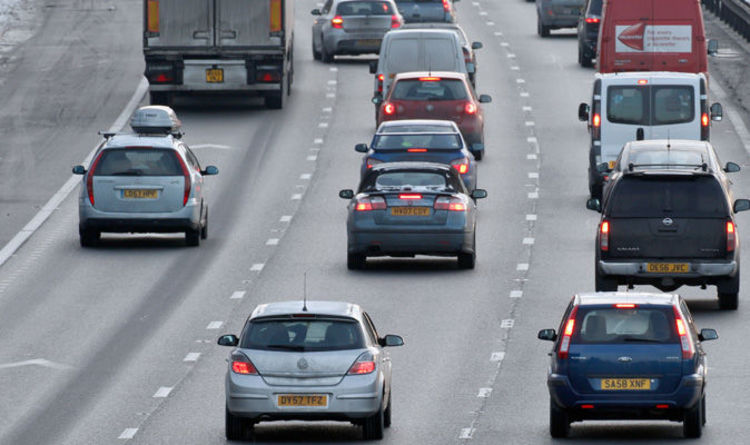
#> input picture cars.png, 750 x 445 px
$ python car_rec.py
#> lines starting #> are read from the running program, lines starting #| are printed output that depends on the picture; after the words box and inside, x2 and y2 are one past the last pixel; in counts of white or black regions, pixels touching at a corner belong together
import cv2

trained_car_data = cv2.CascadeClassifier('Car_detector.xml')
webcam = cv2.imread('cars.png')
#> webcam is the input picture: shape (445, 750, 3); mean B, G, R 134.8, 126.7, 123

grayscaled_img = cv2.cvtColor(webcam, cv2.COLOR_BGR2GRAY)
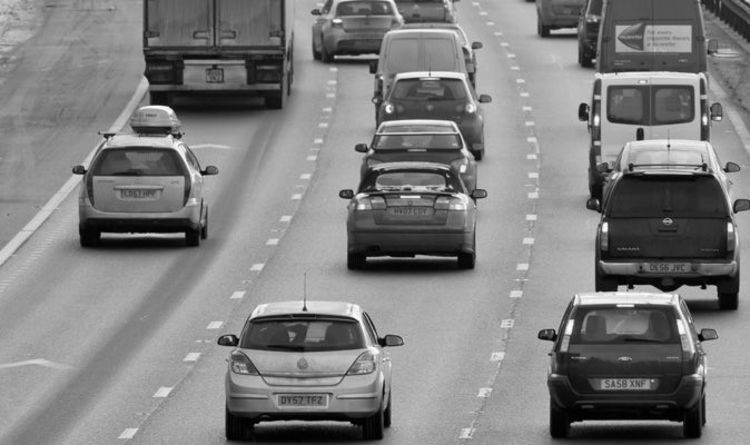
#> grayscaled_img: shape (445, 750); min 0, max 255, mean 126.5

#successful_frame_read, frame = webcam.read()
car_Coordinates = trained_car_data.detectMultiScale(grayscaled_img)
#> car_Coordinates = [[124, 91, 61, 61], [601, 306, 54, 54], [302, 123, 214, 214], [37, 100, 208, 208]]
print(car_Coordinates)
#| [[124  91  61  61]
#|  [601 306  54  54]
#|  [302 123 214 214]
#|  [ 37 100 208 208]]

for (x, y, w, h) in car_Coordinates:
    cv2.rectangle(webcam, (x, y), (x+w, y+h), (0, 255, 0), 2)
#> this loop made 4 passes
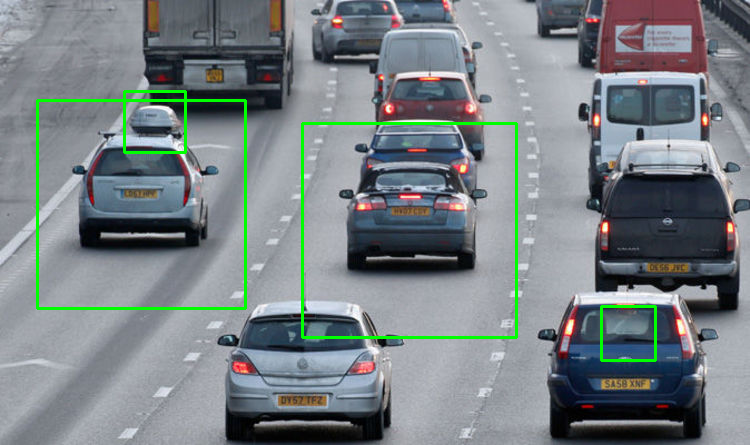
#> webcam: shape (445, 750, 3); 1.92% of pixels changed, all inside (x1, y1, x2, y2) = (36, 90, 657, 362)
cv2.imshow('car detector', webcam)
cv2.waitKey()
print('compkete')

$ run again, with ACADEMY.png copied over cars.png
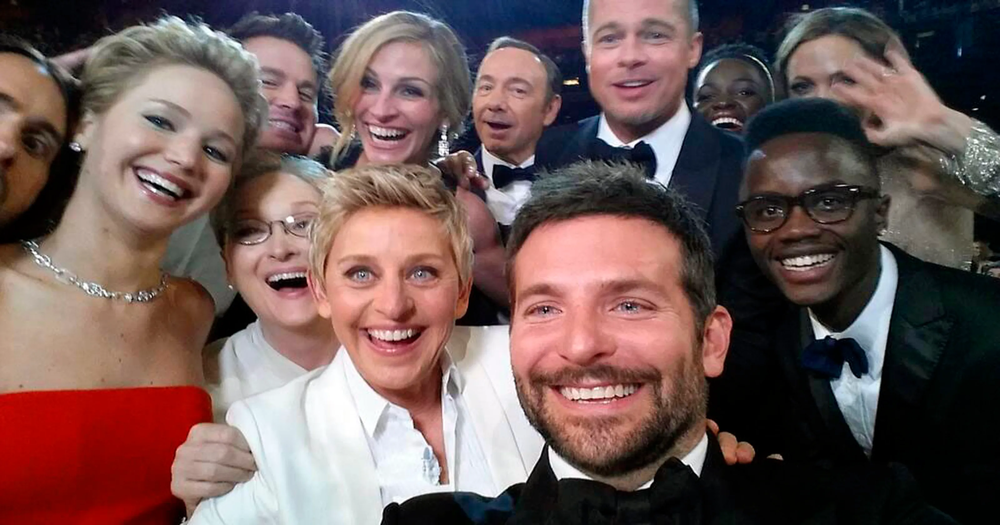
#> input picture ACADEMY.png, 1000 x 525 px, shrunk from 3200 x 1680 before the run
#> webcam is the input picture: shape (525, 1000, 3); mean B, G, R 86.2, 88.2, 110.4
#> `grayscaled_img = cv2.cvtColor(webcam, cv2.COLOR_BGR2GRAY)`:
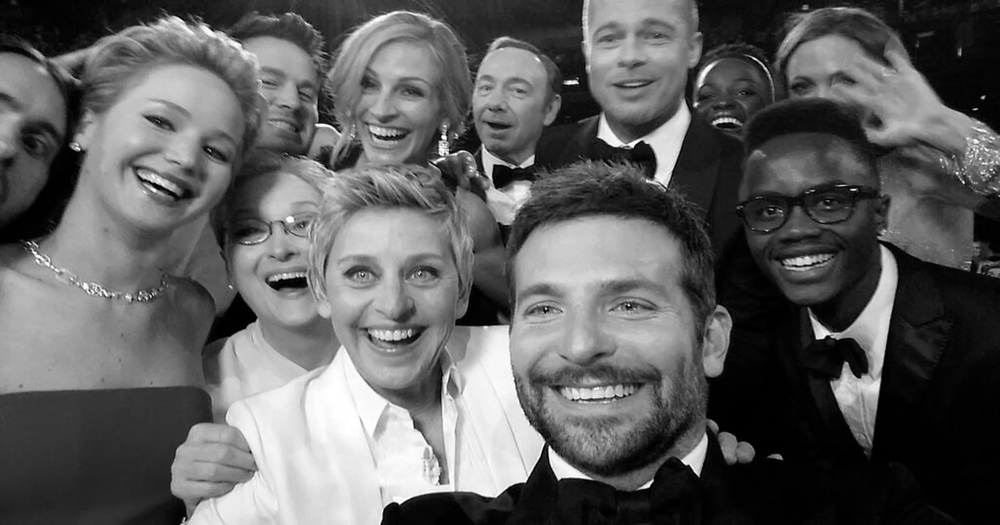
#> grayscaled_img: shape (525, 1000); min 0, max 255, mean 94.6
#> car_Coordinates = [[612, 272, 56, 56], [256, 244, 66, 66]]
#| [[612 272  56  56]
#|  [256 244  66  66]]
#> the loop `for (x, y, w, h) in car_Coordinates:` made 2 passes
#> after the loop `for (x, y, w, h) in car_Coordinates:`:
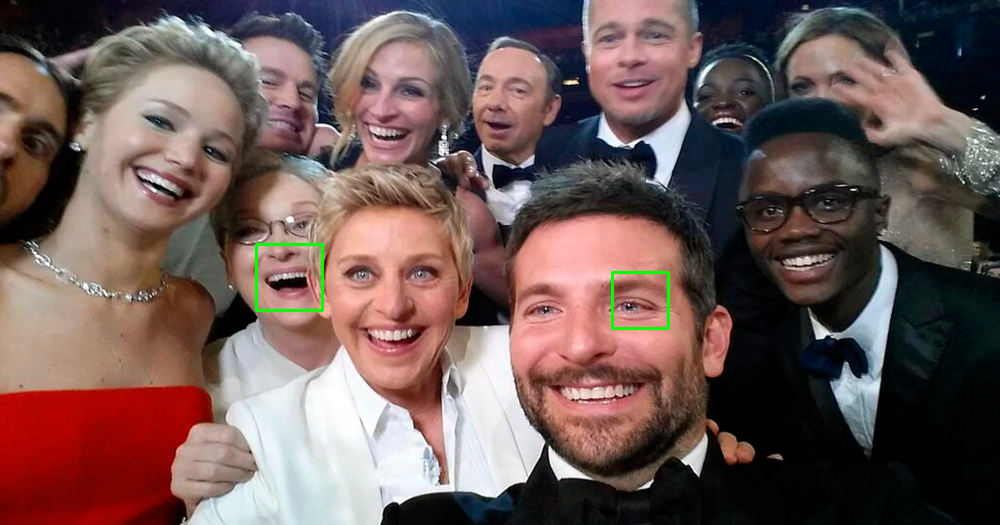
#> webcam: shape (525, 1000, 3); 0.28% of pixels changed, all inside (x1, y1, x2, y2) = (255, 243, 670, 330)

$ run again, with featured_5_3.png copied over cars.png
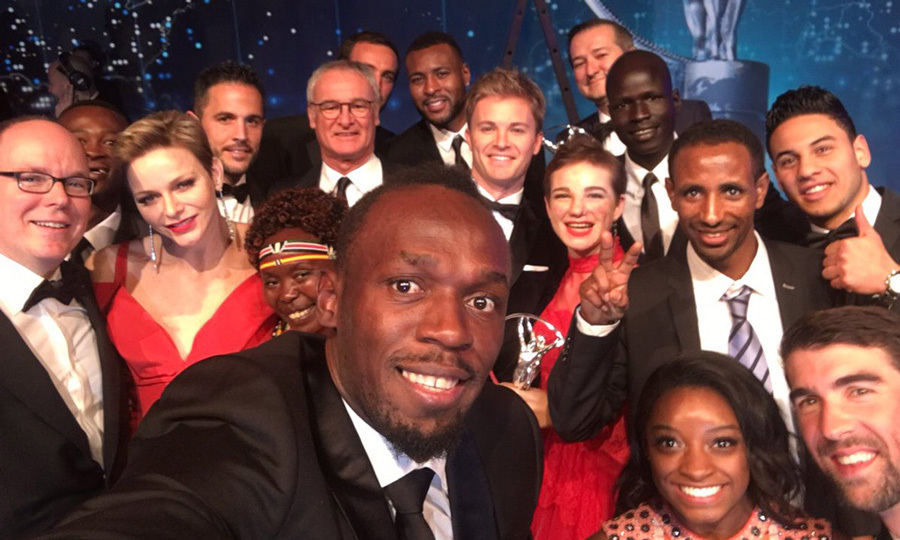
#> input picture featured_5_3.png, 900 x 540 px
#> webcam is the input picture: shape (540, 900, 3); mean B, G, R 68.6, 72.7, 111.6
#> `grayscaled_img = cv2.cvtColor(webcam, cv2.COLOR_BGR2GRAY)`:
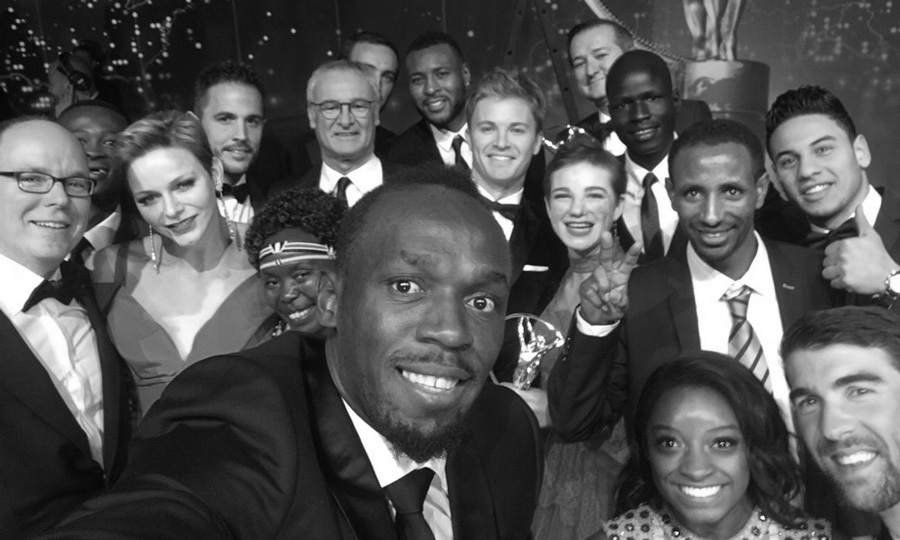
#> grayscaled_img: shape (540, 900); min 1, max 255, mean 83.9
#> car_Coordinates = ()
